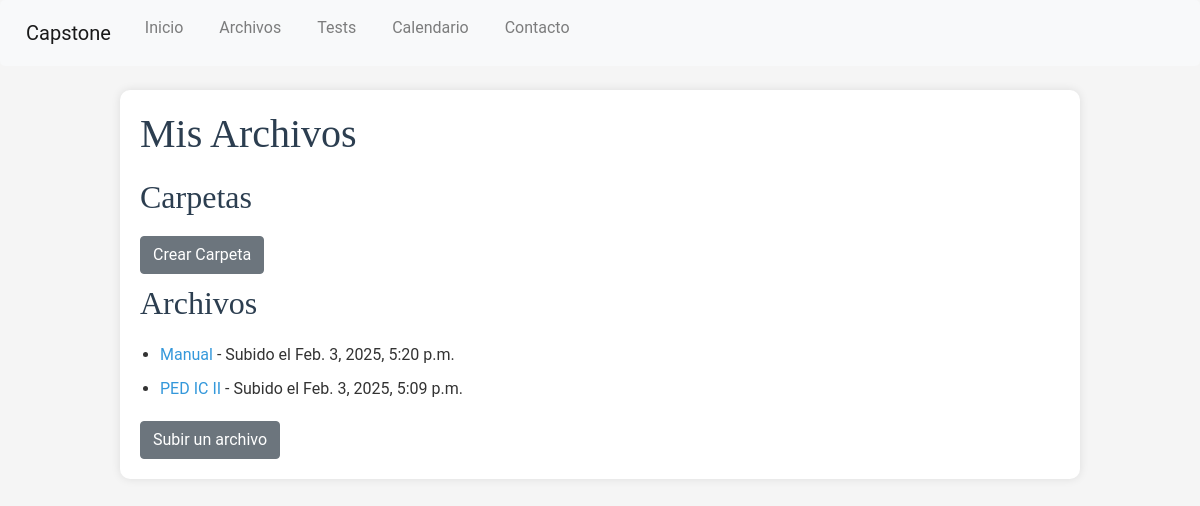
/files/ (signed in), run on an earlier commit of the app's database.
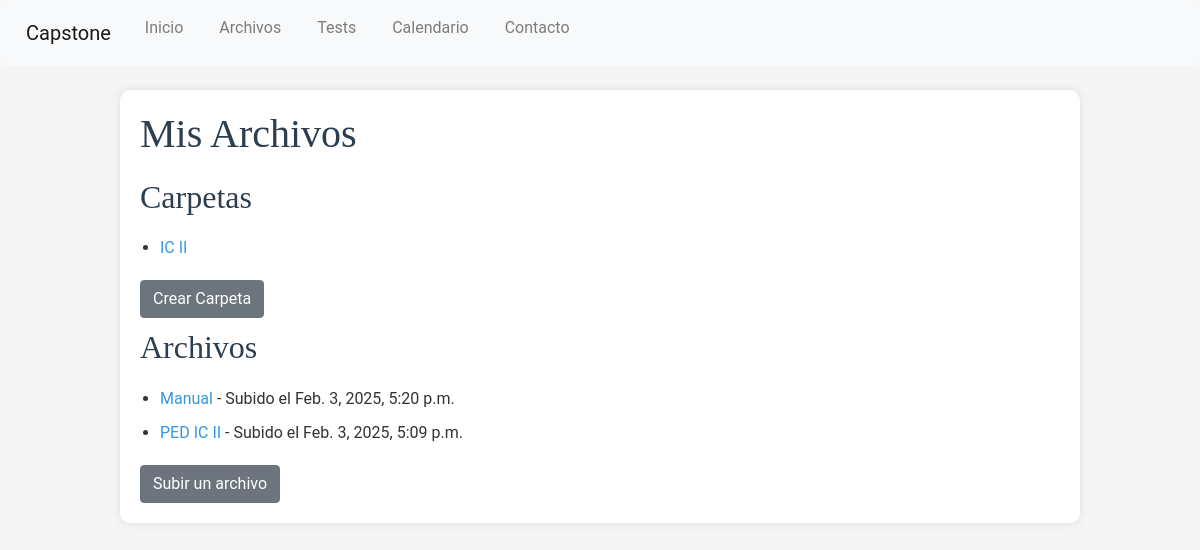
And on a later commit of the database.
### Capstone/models.py (models this page shows, shortened)
class File(models.Model):
    name = models.CharField(max_length=75)
    file = models.FileField(upload_to=directorio_usuario)
    user = models.ForeignKey(User, on_delete=models.CASCADE, null=True, blank=True)
    folder = models.ForeignKey(Folder, on_delete=models.CASCADE, null=True, blank=True)
    tags = models.CharField(max_length=255, blank=True)
    date= models.DateTimeField(auto_now_add=True)

class Folder(models.Model):
    name = models.CharField(max_length=255)
    user = models.ForeignKey(User, on_delete=models.CASCADE)

### Capstone/views.py (the view)
# urls.py: path('files/', views.files, name='files'),
@login_required
def files(request):
    folders = Folder.objects.filter(user=request.user)
    user_files = File.objects.filter(
        user=request.user, folder__isnull=True).order_by("-date")
    return render(request, "Capstone/files.html", {
        "folders": folders,
        "user_files": user_files,
    })

### Capstone/templates/Capstone/files.html (shortened to what this page needs)
{% extends "Capstone/layout.html" %}
{% block body %}
<div class="container mt-4"">
    <h1>Mis Archivos</h1>
    <h2>Carpetas</h2>
    <ul>
        {% for folder in folders %}
            <li><a href="{% url 'folder_files' folder.id %}">{{ folder.name }}</a></li>
        {% endfor %}
    </ul>
    <a class="btn btn-secondary" href="{% url 'create_folder' %}">Crear Carpeta</a>
    <h2>Archivos</h2>
    <ul>
        {% for file in user_files %}
            <li>
                <a href="{{ file.file.url }}">{{ file.name }}</a> - Subido el {{ file.date }}
            </li>
        {% endfor %}
    </ul>
    <a class="btn btn-secondary" href="{% url 'file-upload' %}">Subir un archivo</a>
</div>
{% endblock %}

What changed in the data, as far as the page shows it:
added Folder: name "IC II"
